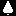

The image is a tile-based game level rendered from a .tmx file. Its description and complete source (layers, tilesets, objects, tile grids) follow:
An orthogonal 1x1 tile map with 16x16 px tiles, 1 tile layer (Tile Layer 1).

<map version="1.2" tiledversion="1.3.1" orientation="orthogonal" renderorder="right-down" compressionlevel="-1" width="1" height="1" tilewidth="16" tileheight="16" infinite="0" nextlayerid="2" nextobjectid="1">
 <tileset firstgid="1" source="monochrome_transparent.tsx" />
 <layer id="1" name="Tile Layer 1" width="1" height="1">
  <data encoding="csv">
33
</data>
 </layer>
</map>
